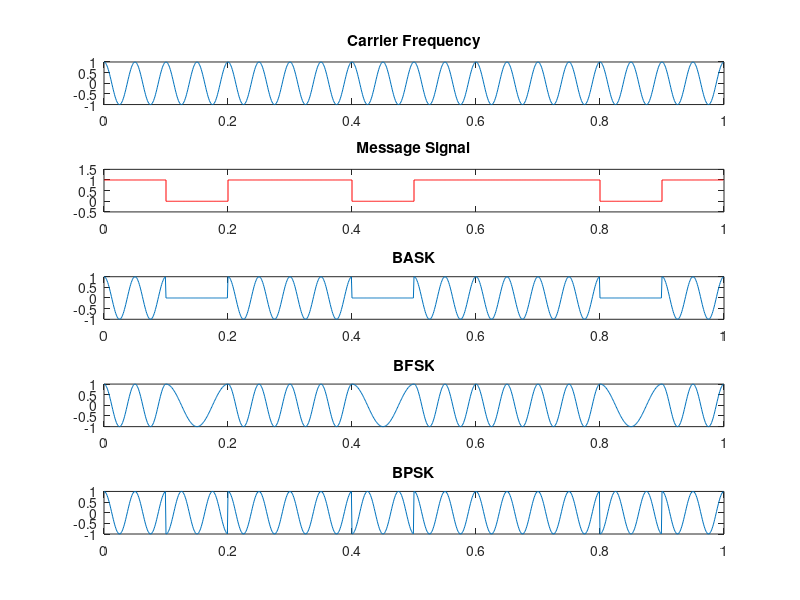

Source code (MATLAB):
fs = 1000;
bit_dur = 0.1;
num_bits = 10;
t_bit = 0:1/fs:bit_dur-1/fs;
t = 0:1/fs:(num_bits*bit_dur)-1/fs;

binMsg = randi([0, 1], 1, num_bits); % Generate random binary message
binSig = repelem(binMsg, length(t_bit)); % Repeat message for each bit duration

carFreq = 20;
f1 = carFreq;
f0 = carFreq / 2;
amp = 1;

% Modulation techniques
bask = binSig .* (amp * cos(2 * pi * carFreq * t));
bfsk = (binSig == 1) .* cos(2 * pi * f1 * t) + (binSig == 0) .* cos(2 * pi * f0 * t);
bpsk = amp * cos(2 * pi * carFreq * t + pi * (1 - binSig));

% Plotting
figure;

subplot(5, 1, 1);
plot(t, cos(2 * pi * carFreq * t));
title("Carrier Frequency");

subplot(5, 1, 2);
stairs(t, binSig, 'r');
title("Message Signal");
ylim([-0.5, 1.5]);

subplot(5, 1, 3);
plot(t, bask);
title("BASK");

subplot(5, 1, 4);
plot(t, bfsk);
title("BFSK");

subplot(5, 1, 5);
plot(t, bpsk);
title("BPSK");
